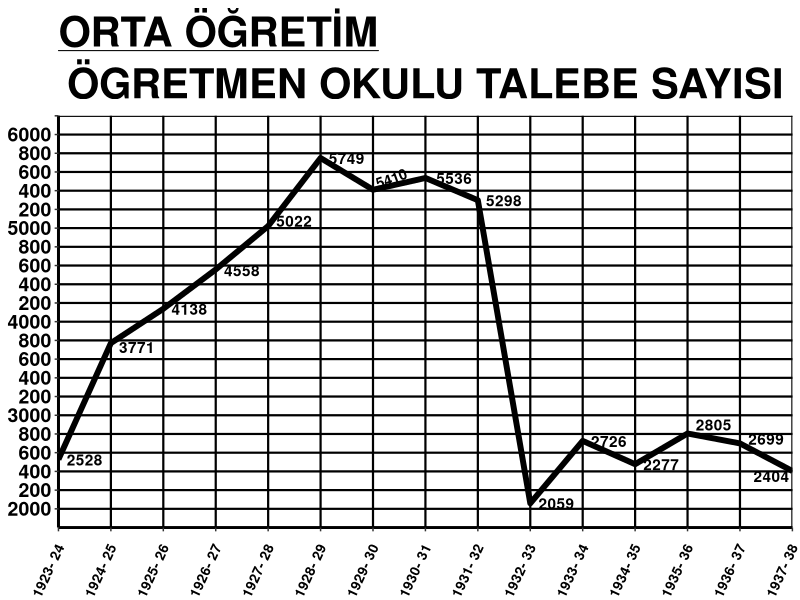

Recreate this plot in R.
Sys.setlocale(locale = "Turkish")
library(ggplot2)
tarih <- seq(1923,1937)
miktar <- c(2528,3771,4138,4558,5022,5749,5410,5536,5298,2059,2726,2477,2805,2699,2404)
talebe <- data.frame(tarih,miktar)
ggplot(talebe, aes(tarih,miktar)) + geom_line(size=2) +
  theme_classic() +
  theme(panel.grid.major = element_line(colour = "black", size = 0.75)) +
  labs(
    title = expression(bold(paste(underline("ORTA ÖĞRETİM")))),
    subtitle = "ÖGRETMEN OKULU TALEBE SAYISI"
  ) +
  theme(plot.title = element_text(size = 30, face="bold", hjust = 0)) +
  theme(plot.subtitle = element_text(size=30, face = "bold", hjust = 0.5)) +
  theme(axis.title = element_blank()) +
  theme(axis.text.x = element_text(angle = 65, face = "bold", vjust = 1, hjust = 1.15, size = 10, colour = "black")) +
  theme(axis.text.y = element_text(size = 14, face = "bold", colour = "black")) +
  theme(axis.line = element_line(size = 1)) + 
  scale_x_continuous(
    limits = c(1923,1937),
    breaks = seq(1923,1937),
    labels = c("1923- 24","1924- 25","1925- 26","1926- 27","1927- 28","1928- 29","1929- 30",
               "1930- 31","1931- 32","1932- 33","1933- 34","1934- 35","1935- 36","1936- 37","1937- 38"),
    expand = c(0,0)
  ) +
  scale_y_continuous(
    limits = c(1800,6200),
    breaks = seq(2000,6200, by = 200),
    labels = c("2000","200","400","600","800","3000","200","400","600","800","4000",
               "200","400","600","800","5000","200","400","600","800","6000",""),
    expand = c(0,0)
  ) +
  annotate(geom = "text", x = 1923.5, y = 2528, label = "2528", fontface = "bold") +
  annotate(geom = "text", x = 1924.5, y = 3730, label = "3771", fontface = "bold") +
  annotate(geom = "text", x = 1925.5, y = 4138, label = "4138", fontface = "bold") +
  annotate(geom = "text", x = 1926.5, y = 4550, label = "4558", fontface = "bold") +
  annotate(geom = "text", x = 1927.5, y = 5080, label = "5022", fontface = "bold") +
  annotate(geom = "text", x = 1928.5, y = 5749, label = "5749", fontface = "bold") +
  annotate(geom = "text", x = 1929.35, y = 5530, label = "5410", fontface = "bold", angle = 20, size = 3.7) +
  annotate(geom = "text", x = 1930.55, y = 5536, label = "5536", fontface = "bold") +
  annotate(geom = "text", x = 1931.5, y = 5298, label = "5298", fontface = "bold") +
  annotate(geom = "text", x = 1932.5, y = 2059, label = "2059", fontface = "bold") +
  annotate(geom = "text", x = 1933.5, y = 2726, label = "2726", fontface = "bold") +
  annotate(geom = "text", x = 1934.5, y = 2477, label = "2277", fontface = "bold") +
  annotate(geom = "text", x = 1935.5, y = 2900, label = "2805", fontface = "bold") +
  annotate(geom = "text", x = 1936.5, y = 2750, label = "2699", fontface = "bold") +
  annotate(geom = "text", x = 1936.6, y = 2352, label = "2404", fontface = "bold")
